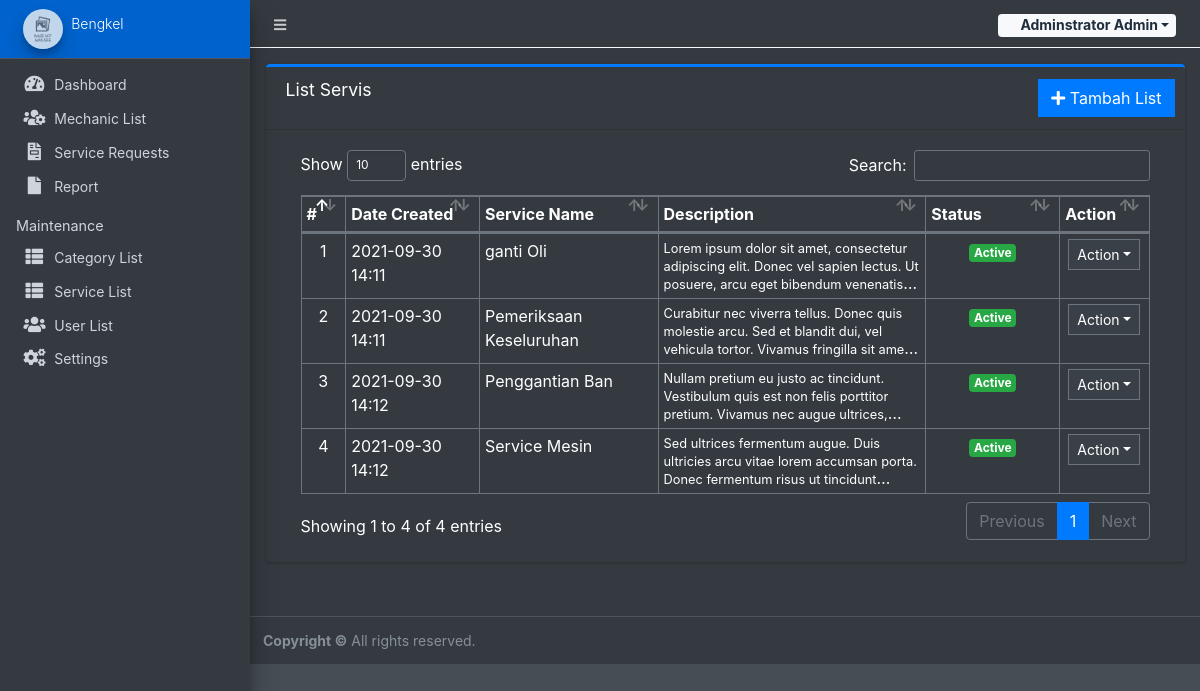
Screenshot of /admin/?page=maintenance/services (signed in) with the database file from the repository.
### tables this page shows
CREATE TABLE `service_list` (
  `id` int(30) NOT NULL,
  `service` text NOT NULL,
  `description` text NOT NULL,
  `status` tinyint(4) NOT NULL DEFAULT 1,
  `date_created` datetime NOT NULL DEFAULT current_timestamp()
);

### admin/maintenance/services.php (the view, shortened to what this page needs)
<div class="card card-outline card-primary">
	<div class="card-header">
		<h3 class="card-title">List Servis</h3>
		<div class="card-tools">
			<a href="?page=maintenance/manage_service" class="btn btn-flat btn-primary"><span class="fas fa-plus"></span>  Tambah List</a>
		</div>
	</div>
	<div class="card-body">
		<div class="container-fluid">
        <div class="container-fluid">
			<table class="table table-bordered table-stripped">
				<colgroup>
					<col width="5%">
					<col width="15%">
					<col width="20%">
					<col width="30%">
					<col width="15%">
					<col width="10%">
				</colgroup>
				<thead>
					<tr>
						<th>#</th>
						<th>Date Created</th>
						<th>Service Name</th>
						<th>Description</th>
						<th>Status</th>
						<th>Action</th>
					</tr>
				</thead>
				<tbody>
					<?php
					$i = 1;
						$qry = $conn->query("SELECT * from `service_list` order by service asc ");
						while($row = $qry->fetch_assoc()):
                            $row['description'] = strip_tags(html_entity_decode(stripslashes($row['description'])));
					?>
						<tr>
							<td class="text-center"><?php echo $i++; ?></td>
							<td><?php echo date("Y-m-d H:i",strtotime($row['date_created'])) ?></td>
							<td><?php echo $row['service'] ?></td>
							<td>
                                <p class="truncate-3 m-0 lh-1"><small><?php echo $row['description'] ?></small></p>
                            </td>
							<td class="text-center">
                                <?php if($row['status'] == 1): ?>
                                    <span class="badge badge-success">Active</span>
                                <?php else: ?>
                                    <span class="badge badge-danger">Inactive</span>
                                <?php endif; ?>
                            </td>
							<td align="center">
								 <button type="button" class="btn btn-flat btn-default btn-sm dropdown-toggle dropdown-icon" data-toggle="dropdown">
				                  		Action
				                  </button>
							</td>
						</tr>
					<?php endwhile; ?>
				</tbody>
			</table>
		</div>
		</div>
	</div>
</div>

### rows the page displays
service_list: date_created "2021-09-30 14:11", service "ganti Oli", description "Lorem ipsum dolor sit amet, consectetur adipiscing elit. Donec vel sapien lectus. Ut posuere, arcu eget bibendum…", status "Active"
service_list: date_created "2021-09-30 14:11", service "Pemeriksaan Keseluruhan", description "Curabitur nec viverra tellus. Donec quis molestie arcu. Sed et blandit dui, vel vehicula tortor. Vivamus fringilla sit…", status "Active"
service_list: date_created "2021-09-30 14:12", service "Penggantian Ban", description "Nullam pretium eu justo ac tincidunt. Vestibulum quis est non felis porttitor pretium. Vivamus nec augue…", status "Active"
service_list: date_created "2021-09-30 14:12", service "Service Mesin", description "Sed ultrices fermentum augue. Duis ultricies arcu vitae lorem accumsan porta. Donec fermentum risus ut…", status "Active"

### other values shown
$_settings->userdata('firstname').' '.$_settings->userdata('lastname') "Adminstrator Admin"
$_settings->info('short_name') "Bengkel"
